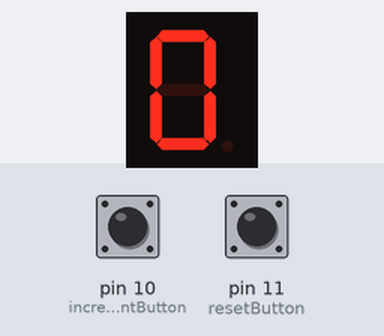
The sketch below on a simulated Arduino Uno, built with avr-gcc and run on an emulated ATmega328P. Parts: 1-digit seven-segment display. Wiring (inferred from the names in the program): 1-digit 7-segment display, segments lit when HIGH: segments pin 3, pin 2, pin 8, pin 7, pin 6, pin 4, pin 5. The inputs (shaded band) are chosen by the test bench; at power-on: pin 10 (incrementButton) HIGH, pin 11 (resetButton) HIGH. The segment pins are drawn as the display they are named for.

Above: at 1.2 s.
1.3 s: pin 10 (incrementButton) pulled LOW for 1 s
At 3.0 s:
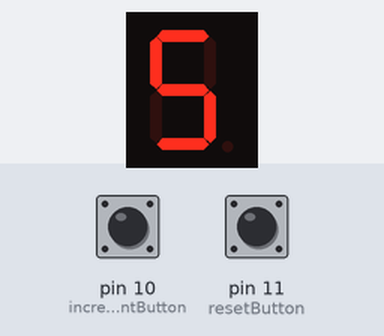
3.8 s: pin 10 (incrementButton) pulled LOW for 0.15 s
At 5.4 s:
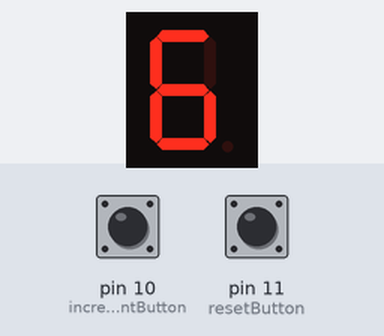
6.9 s: pin 11 (resetButton) pulled LOW for 0.15 s
At 7.8 s:
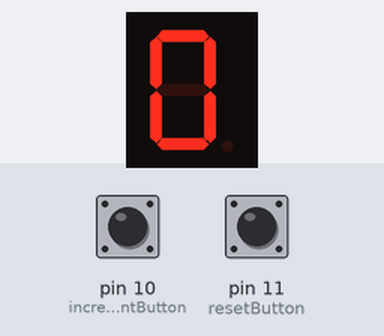
Timing chart, 0 to 9.9 s (numbered marks = the images above; inputs shaded):
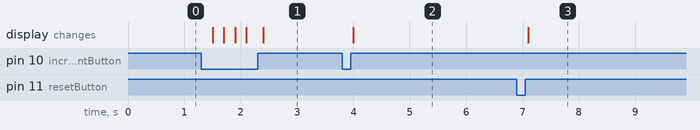

The sketch:

msi_week2_g5.ino
```cpp
// Define the pins for each segment (D0 to D6)
const int segmentA = 3; // D3
const int segmentB = 2; // D2
const int segmentC = 8; // D8
const int segmentD = 7; // D7
const int segmentE = 6; // D6
const int segmentF = 4; // D4
const int segmentG = 5; // D5

// Define button pins
const int incrementButton = 10; // Button to increment count
const int resetButton = 11;    // Button to reset count

// Define debounce delay
const unsigned long debounceDelay = 50;
unsigned long lastButtonPress = 0;

int currentCount = 0; // Variable to store the current count

void setup() {
  // Initialize the segment pins as OUTPUTs
  pinMode(segmentA, OUTPUT);
  pinMode(segmentB, OUTPUT);
  pinMode(segmentC, OUTPUT);
  pinMode(segmentD, OUTPUT);
  pinMode(segmentE, OUTPUT);
  pinMode(segmentF, OUTPUT);
  pinMode(segmentG, OUTPUT);

  // Initialize the button pins as INPUT_PULLUP (using internal pull-up resistors)
  pinMode(incrementButton, INPUT_PULLUP);
  pinMode(resetButton, INPUT_PULLUP);
}

void loop() {
  unsigned long currentMillis = millis();

  // Check if the increment button is pressed
  if (digitalRead(incrementButton) == LOW && (currentMillis - lastButtonPress) > debounceDelay) {
    currentCount++;
    if (currentCount > 9) {
      currentCount = 0;  // Reset to 0 after 9
    }
    lastButtonPress = currentMillis;
    delay(200); // Delay to avoid bouncing
  }

  // Check if the reset button is pressed
  if (digitalRead(resetButton) == LOW && (currentMillis - lastButtonPress) > debounceDelay) {
    currentCount = 0;
    lastButtonPress = currentMillis;
    delay(200); // Delay to avoid bouncing
  }

  // Display the current count on the 7-segment display
  displayNumber(currentCount);
}

void displayNumber(int number) {
  // Turn off all segments before displaying a new number
  digitalWrite(segmentA, LOW);
  digitalWrite(segmentB, LOW);
  digitalWrite(segmentC, LOW);
  digitalWrite(segmentD, LOW);
  digitalWrite(segmentE, LOW);
  digitalWrite(segmentF, LOW);
  digitalWrite(segmentG, LOW);

  switch (number) {
    case 0:
      digitalWrite(segmentA, HIGH);
      digitalWrite(segmentB, HIGH);
      digitalWrite(segmentC, HIGH);
      digitalWrite(segmentD, HIGH);
      digitalWrite(segmentE, HIGH);
      digitalWrite(segmentF, HIGH);
      break;
    case 1:
      digitalWrite(segmentB, HIGH);
      digitalWrite(segmentC, HIGH);
      break;
    case 2:
      digitalWrite(segmentA, HIGH);
      digitalWrite(segmentB, HIGH);
      digitalWrite(segmentC, LOW);
      digitalWrite(segmentD, HIGH);
      digitalWrite(segmentE, HIGH);
      digitalWrite(segmentF, LOW);
      digitalWrite(segmentG, HIGH);
      break;
    case 3:
      digitalWrite(segmentA, HIGH);
      digitalWrite(segmentB, HIGH);
      digitalWrite(segmentC, HIGH);
      digitalWrite(segmentD, HIGH);
      digitalWrite(segmentG, HIGH);
      break;
    case 4:
      digitalWrite(segmentB, HIGH);
      digitalWrite(segmentC, HIGH);
      digitalWrite(segmentF, HIGH);
      digitalWrite(segmentG, HIGH);
      break;
    case 5:
      digitalWrite(segmentA, HIGH);
      digitalWrite(segmentC, HIGH);
      digitalWrite(segmentD, HIGH);
      digitalWrite(segmentF, HIGH);
      digitalWrite(segmentG, HIGH);
      break;
    case 6:
      digitalWrite(segmentA, HIGH);
      digitalWrite(segmentC, HIGH);
      digitalWrite(segmentD, HIGH);
      digitalWrite(segmentE, HIGH);
      digitalWrite(segmentF, HIGH);
      digitalWrite(segmentG, HIGH);
      break;
    case 7:
      digitalWrite(segmentA, HIGH);
      digitalWrite(segmentB, HIGH);
      digitalWrite(segmentC, HIGH);
      break;
    case 8:
      digitalWrite(segmentA, HIGH);
      digitalWrite(segmentB, HIGH);
      digitalWrite(segmentC, HIGH);
      digitalWrite(segmentD, HIGH);
      digitalWrite(segmentE, HIGH);
      digitalWrite(segmentF, HIGH);
      digitalWrite(segmentG, HIGH);
      break;
    case 9:
      digitalWrite(segmentA, HIGH);
      digitalWrite(segmentB, HIGH);
      digitalWrite(segmentC, HIGH);
      digitalWrite(segmentD, HIGH);
      digitalWrite(segmentF, HIGH);
      digitalWrite(segmentG, HIGH);
      break;
  }
}
```

Measured:
- after the input at 1.3 s, the display: first changes after 0.20 s (image 1 shows a later state)
- after the input at 3.8 s, the display: changes after 0.20 s (image 2)
- after the input at 6.9 s, the display: changes after 0.20 s (image 3)
